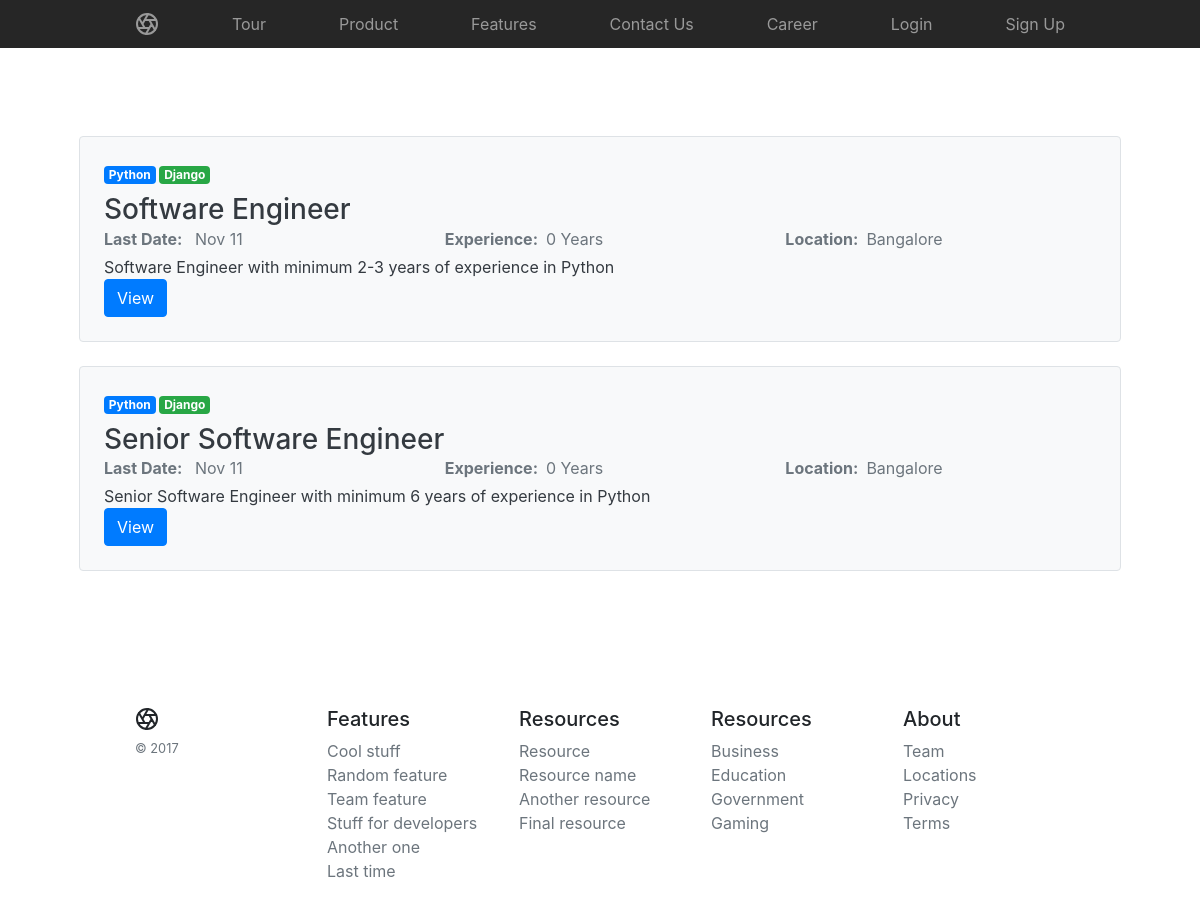
The app's page /jobs/, older data.
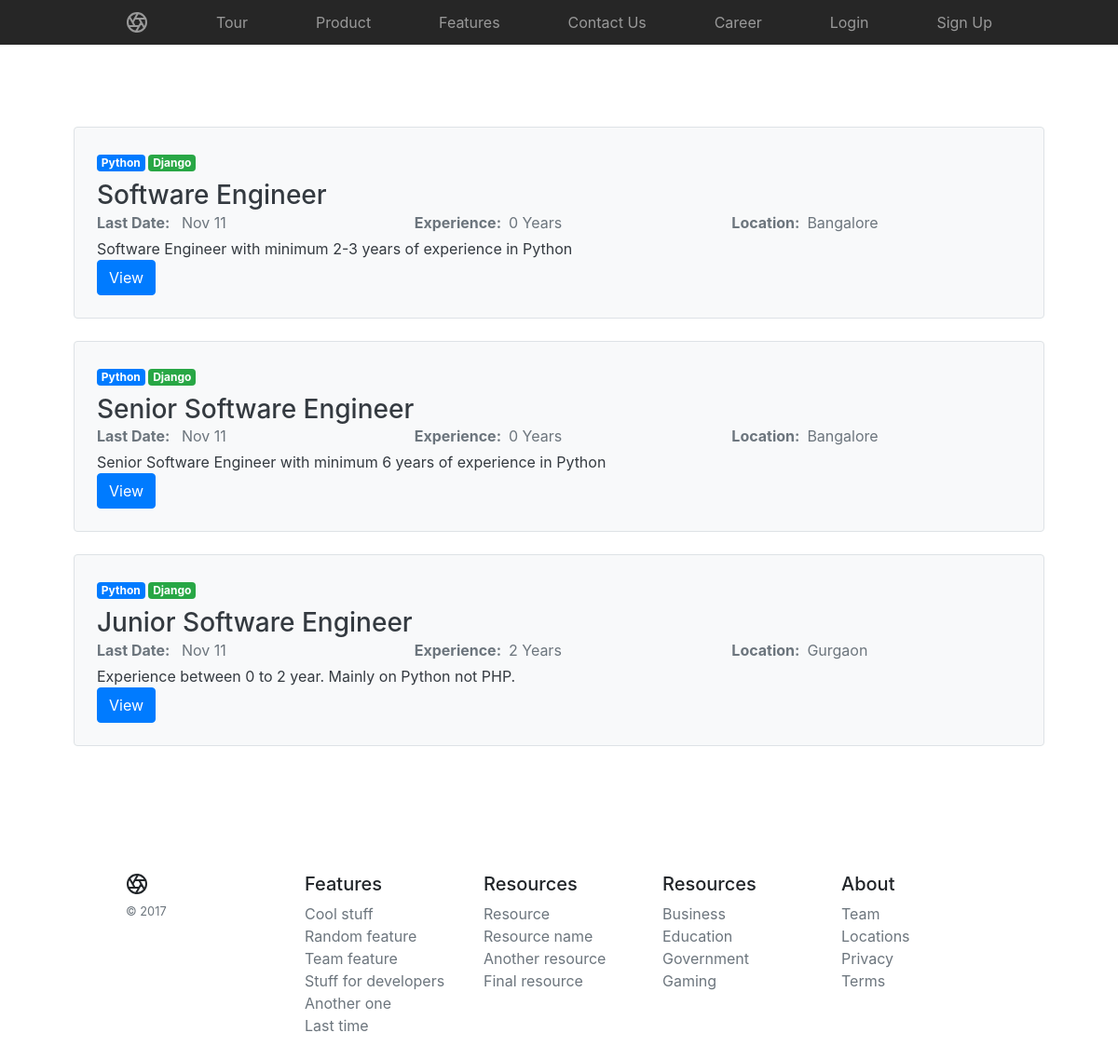
The same page, newer data.
### jobs/models.py (models this page shows, shortened)
class Job(models.Model):
    title = models.CharField(max_length=256)
    description = models.TextField()
    experience = models.IntegerField(default=0)
    location = models.CharField(default='Bangalore', max_length=256)

### jobs/views.py (the view)
class JobList(ListView):
    model = Job

### jobs/templates/jobs/job_list.html (shortened to what this page needs)
{% extends 'base.html' %}
{% block body %}
<br>
{% for job in job_list %}
<div class="col-md-12">
    <div class="row no-gutters border rounded overflow-hidden bg-light text-dark position-relative">
        <div class="col p-4 position-static">
            <strong class="d-inline-block mb-2 text-success">
                <span class="badge badge-primary">Python</span>
                <span class="badge badge-success">Django</span></strong>
            <h3 class="mb-0">{{job.title}}</h3>
            <div class="row">
                <div class="col">
                    <div class="mb-1 text-muted"><strong class="mr-2">Last Date:</strong class="mr-2"> Nov 11</div>
                </div>
                <div class="col">
                    <div class="mb-1 text-muted"><strong class="mr-2">Experience:</strong>{{job.experience}} Years</div>
                </div>
                <div class="col">
                    <div class="mb-1 text-muted"><strong class="mr-2">Location:</strong class="mr-2">{{job.location}}
                    </div>
                </div>
            </div>
            <div class="row">
                <div class="col">
                    <p class="mb-auto">{{job.description}}</p>
                </div>
            </div>
            <div class="row">
                <div class="col">
                    <a href="{% url 'jobs:job_detail' pk=job.pk %}" class="btn btn-primary">View</a>
                </div>
            </div>
        </div>
    </div>
</div>
<br>
{% endfor %}
{% endblock %}

### templates/base.html (shortened to what this page needs)
<!DOCTYPE html>
{% load staticfiles %}
<html lang="en">
<head>
    <link rel="stylesheet" href="https://stackpath.bootstrapcdn.com/bootstrap/4.4.1/css/bootstrap.min.css"
>
    {% block customer_css %}
    <link rel="stylesheet" href="{% static 'css/home.css' %}">
    {% endblock %}
</head>
<body>
    <nav class="site-header sticky-top py-1">
        <div class="container d-flex flex-column flex-md-row justify-content-between">
            <a class="py-2" href="{% url 'index' %}" aria-label="Product">
            </a>
            <a class="py-2 d-none d-md-inline-block" href="#">Tour</a>
            <a class="py-2 d-none d-md-inline-block" href="#">Product</a>
            <a class="py-2 d-none d-md-inline-block" href="#">Features</a>
            <a class="py-2 d-none d-md-inline-block" href="{% url 'contact_us' %}">Contact Us</a>
            <a class="py-2 d-none d-md-inline-block" href="{% url 'jobs:all' %}">Career</a>
            {% if user.is_authenticated %}
            <a class="py-2 d-none d-md-inline-block" href="{% url 'accounts:password_change' %}">Reset Password</a>
            <a class="py-2 d-none d-md-inline-block" href="{% url 'accounts:logout' %}">Logout</a>
            {% else %}
            <a class="py-2 d-none d-md-inline-block" href="{% url 'accounts:login' %}">Login</a>
            <a class="py-2 d-none d-md-inline-block" href="{% url 'accounts:signup' %}">Sign Up</a>
            {% endif %}
        </div>
    </nav>
    <div class="p-3 p-md-5 m-md-3">
        {% block body %}{% endblock %}
    </div>
    <footer class="container py-5">
        <div class="row">
            <div class="col-12 col-md">
                <small class="d-block mb-3 text-muted">&copy; 2017</small>
            </div>
            <div class="col-6 col-md">
                <h5>Features</h5>
                <ul class="list-unstyled text-small">
                    <li><a class="text-muted" href="#">Cool stuff</a></li>
                    <li><a class="text-muted" href="#">Random feature</a></li>
                    <li><a class="text-muted" href="#">Team feature</a></li>
                    <li><a class="text-muted" href="#">Stuff for developers</a></li>
                    <li><a class="text-muted" href="#">Another one</a></li>
                    <li><a class="text-muted" href="#">Last time</a></li>
                </ul>
            </div>
            <div class="col-6 col-md">
                <h5>Resources</h5>
                <ul class="list-unstyled text-small">
                    <li><a class="text-muted" href="#">Resource</a></li>
                    <li><a class="text-muted" href="#">Resource name</a></li>
                    <li><a class="text-muted" href="#">Another resource</a></li>
                    <li><a class="text-muted" href="#">Final resource</a></li>
                </ul>
            </div>
            <div class="col-6 col-md">
                <h5>Resources</h5>
                <ul class="list-unstyled text-small">
                    <li><a class="text-muted" href="#">Business</a></li>
                    <li><a class="text-muted" href="#">Education</a></li>
                    <li><a class="text-muted" href="#">Government</a></li>
                    <li><a class="text-muted" href="#">Gaming</a></li>
                </ul>
            </div>
            <div class="col-6 col-md">
                <h5>About</h5>
                <ul class="list-unstyled text-small">
                    <li><a class="text-muted" href="#">Team</a></li>
                    <li><a class="text-muted" href="#">Locations</a></li>
                    <li><a class="text-muted" href="#">Privacy</a></li>
                    <li><a class="text-muted" href="#">Terms</a></li>
                </ul>
            </div>
        </div>
    </footer>
</body>
</html>

### static/css/home.css (style rules this page uses)
.container { max-width: 960px; }
.site-header { background-color: rgba(0, 0, 0, .85); -webkit-backdrop-filter: saturate(180%) blur(20px); backdrop-filter: saturate(180%) blur(20px); }
.site-header a { color: #999; transition: ease-in-out color .15s; }
.overflow-hidden { overflow: hidden; }

Row changes from the older to the newer data that the page shows:
added Job: title "Junior Software Engineer", experience "2", location "Gurgaon", description "Experience between 0 to 2 year. Mainly on Python not PHP."
